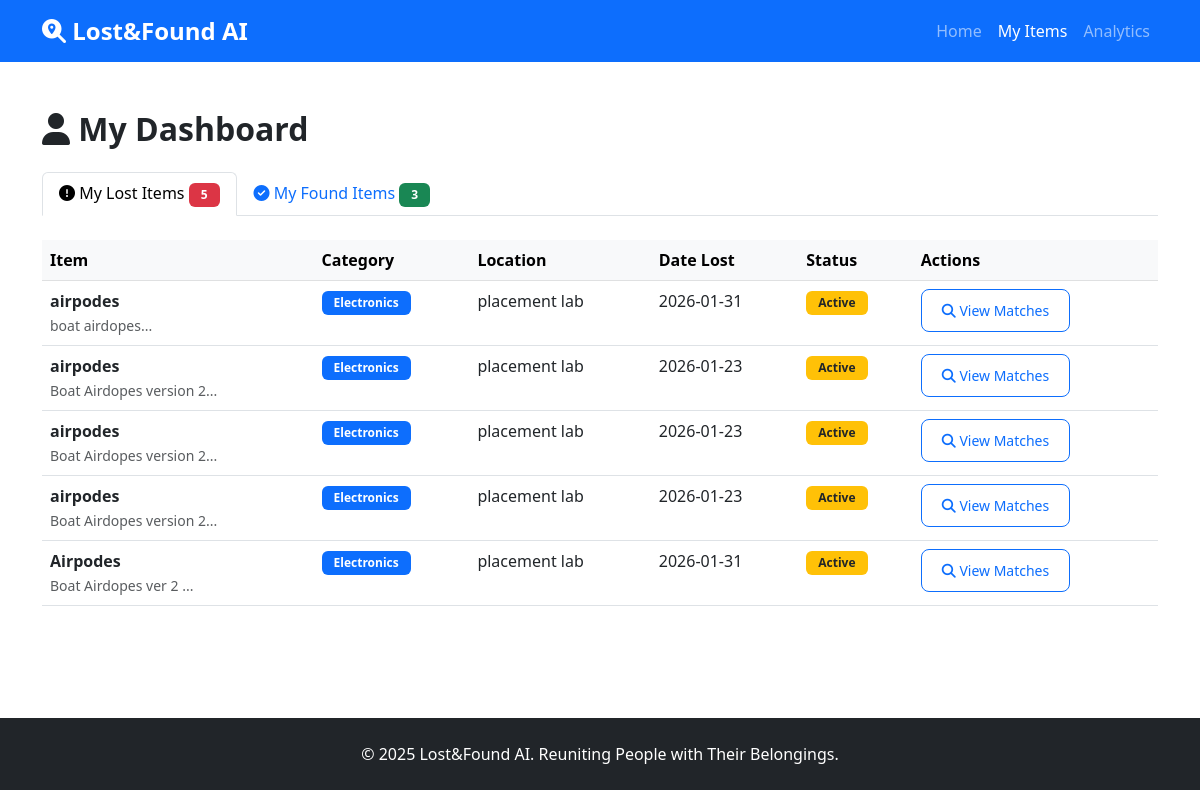
The page /my_items on the database its author committed.
### tables this page shows
CREATE TABLE lost_items (
            id INTEGER PRIMARY KEY AUTOINCREMENT,
            category TEXT NOT NULL,
            item_name TEXT NOT NULL,
            description TEXT NOT NULL,
            color TEXT,
            location TEXT NOT NULL,
            lost_date TEXT NOT NULL,
            contact_name TEXT NOT NULL,
            contact_phone TEXT NOT NULL,
            contact_email TEXT,
            photo_path TEXT,
            status TEXT DEFAULT 'active',
            created_at TIMESTAMP DEFAULT CURRENT_TIMESTAMP
        );

### app.py (the view)
@app.route('/my_items')
def my_items():
    lost_items = db.get_recent_lost_items(limit=10)
    found_items = db.get_recent_found_items(limit=10)
    return render_template('my_items.html', lost_items=lost_items, found_items=found_items)

### database.py (called while the page is built)
def get_db_connection():
    conn = sqlite3.connect(DATABASE)
    conn.row_factory = sqlite3.Row
    return conn

def get_recent_lost_items(limit=10):
    conn = get_db_connection()
    cursor = conn.cursor()
    cursor.execute('SELECT * FROM lost_items ORDER BY created_at DESC LIMIT ?', (limit,))
    items = cursor.fetchall()
    conn.close()
    return [dict(item) for item in items]

def get_recent_found_items(limit=10):
    conn = get_db_connection()
    cursor = conn.cursor()
    cursor.execute('SELECT * FROM found_items ORDER BY created_at DESC LIMIT ?', (limit,))
    items = cursor.fetchall()
    conn.close()
    return [dict(item) for item in items]

### templates/my_items.html (shortened to what this page needs)
<!DOCTYPE html>
<html lang="en">
<head>
    <link href="https://cdn.jsdelivr.net/npm/bootstrap@5.3.0/dist/css/bootstrap.min.css" rel="stylesheet">
    <link rel="stylesheet" href="https://cdnjs.cloudflare.com/ajax/libs/font-awesome/6.4.0/css/all.min.css">
    <link rel="stylesheet" href="{{ url_for('static', filename='css/style.css') }}">
</head>
<body>
    <nav class="navbar navbar-expand-lg navbar-dark bg-primary">
        <div class="container">
            <a class="navbar-brand" href="/">
                <i class="fas fa-search-location"></i> Lost&Found AI
            </a>
            <div class="collapse navbar-collapse" id="navbarNav">
                <ul class="navbar-nav ms-auto">
                    <li class="nav-item">
                        <a class="nav-link" href="/">Home</a>
                    </li>
                    <li class="nav-item">
                        <a class="nav-link active" href="/my_items">My Items</a>
                    </li>
                    <li class="nav-item">
                        <a class="nav-link" href="/analytics">Analytics</a>
                    </li>
                </ul>
            </div>
        </div>
    </nav>
    <section class="py-5">
        <div class="container">
            <h2 class="fw-bold mb-4">
                <i class="fas fa-user"></i> My Dashboard
            </h2>
            <ul class="nav nav-tabs mb-4" id="myTab" role="tablist">
                <li class="nav-item" role="presentation">
                    <button class="nav-link active" id="lost-tab" data-bs-toggle="tab" data-bs-target="#lost" type="button" role="tab">
                        <i class="fas fa-exclamation-circle"></i> My Lost Items
                        <span class="badge bg-danger">{{ lost_items|length }}</span>
                    </button>
                </li>
                <li class="nav-item" role="presentation">
                    <button class="nav-link" id="found-tab" data-bs-toggle="tab" data-bs-target="#found" type="button" role="tab">
                        <i class="fas fa-check-circle"></i> My Found Items
                        <span class="badge bg-success">{{ found_items|length }}</span>
                    </button>
                </li>
            </ul>
            <div class="tab-content" id="myTabContent">
                <div class="tab-pane fade show active" id="lost" role="tabpanel">
                    {% if lost_items %}
                    <div class="table-responsive">
                        <table class="table table-hover">
                            <thead class="table-light">
                                <tr>
                                    <th>Item</th>
                                    <th>Category</th>
                                    <th>Location</th>
                                    <th>Date Lost</th>
                                    <th>Status</th>
                                    <th>Actions</th>
                                </tr>
                            </thead>
                            <tbody>
                                {% for item in lost_items %}
                                <tr>
                                    <td>
                                        <strong>{{ item.item_name }}</strong>
                                        <br>
                                        <small class="text-muted">{{ item.description[:50] }}...</small>
                                    </td>
                                    <td>
                                        <span class="badge bg-primary">{{ item.category }}</span>
                                    </td>
                                    <td>{{ item.location }}</td>
                                    <td>{{ item.lost_date[:10] }}</td>
                                    <td>
                                        {% if item.status == 'active' %}
                                        <span class="badge bg-warning text-dark">Active</span>
                                        {% elif item.status == 'matched' %}
                                        <span class="badge bg-info">Matched</span>
                                        {% else %}
                                        <span class="badge bg-success">Recovered</span>
                                        {% endif %}
                                    </td>
                                    <td>
                                        <a href="/matches?lost_item_id={{ item.id }}" class="btn btn-sm btn-outline-primary">
                                            <i class="fas fa-search"></i> View Matches
                                        </a>
                                    </td>
                                </tr>
                                {% endfor %}
                            </tbody>
                        </table>
                    </div>
                    {% endif %}
                </div>
            </div>
        </div>
    </section>
    <footer class="bg-dark text-white py-4 mt-5">
        <div class="container text-center">
            <p class="mb-0">&copy; 2025 Lost&Found AI. Reuniting People with Their Belongings.</p>
        </div>
    </footer>
</body>
</html>

### statics/style.css (style rules this page uses)
:root { --primary-color: #0d6efd; --success-color: #198754; --danger-color: #dc3545; --warning-color: #ffc107; --info-color: #0dcaf0; }
body { font-family: 'Segoe UI', Tahoma, Geneva, Verdana, sans-serif; min-height: 100vh; display: flex; flex-direction: column; }
.badge { padding: 0.5em 1em; }
.navbar-brand { font-size: 1.5rem; font-weight: bold; }
.btn { border-radius: 8px; padding: 10px 20px; font-weight: 500; transition: all 0.3s ease; }
footer { margin-top: auto; }

### rows shown on the page
lost_items: item_name "airpodes", description "boat airdopes", category "Electronics", location "placement lab", lost_date "2026-01-31", status "Active"
lost_items: item_name "airpodes", description "Boat Airdopes version 2", category "Electronics", location "placement lab", lost_date "2026-01-23", status "Active"
lost_items: item_name "airpodes", description "Boat Airdopes version 2", category "Electronics", location "placement lab", lost_date "2026-01-23", status "Active"
lost_items: item_name "airpodes", description "Boat Airdopes version 2", category "Electronics", location "placement lab", lost_date "2026-01-23", status "Active"
lost_items: item_name "Airpodes", description "Boat Airdopes ver 2", category "Electronics", location "placement lab", lost_date "2026-01-31", status "Active"

### other values the page prints
{{ lost_items|length }} "5"
{{ found_items|length }} "3"
